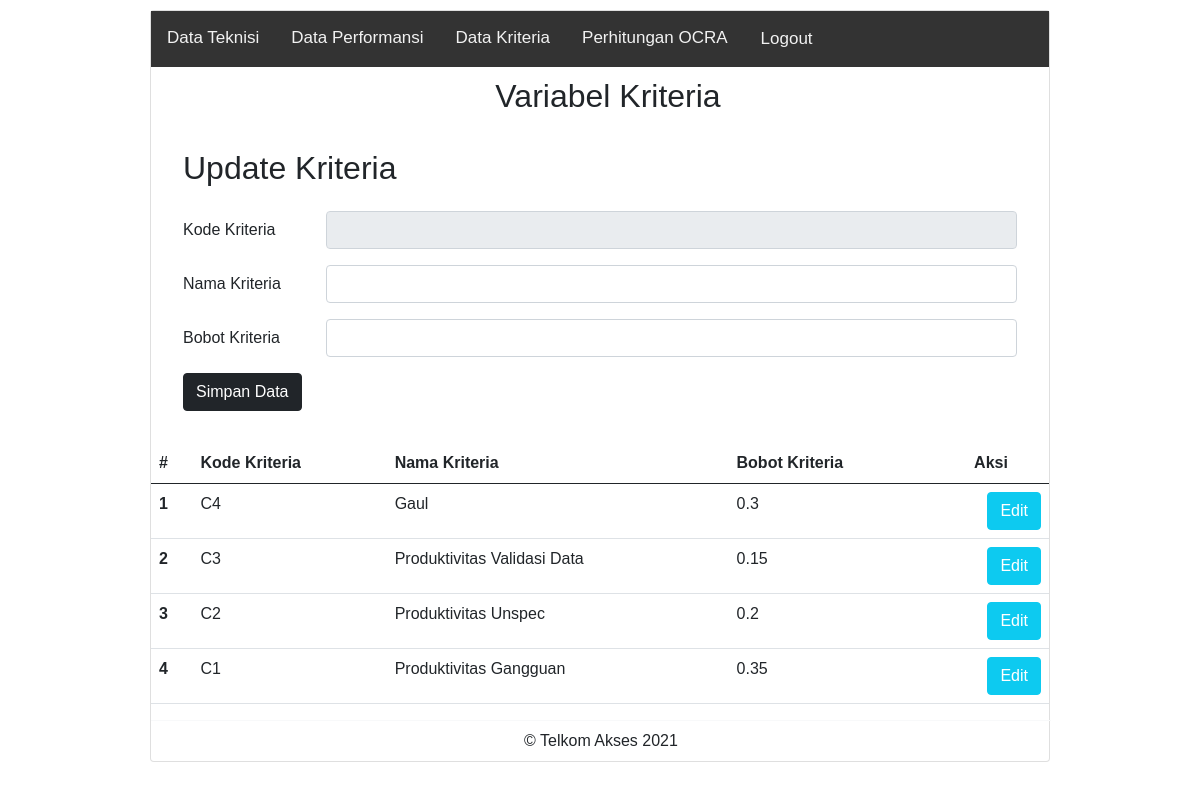
Page /kriteria.php on the committed database.
### tables this page shows
CREATE TABLE `tb_kriteria` (
  `id_kriteria` int(11) NOT NULL,
  `kode_kriteria` varchar(11) NOT NULL,
  `nama_kriteria` varchar(50) NOT NULL,
  `bobot_kriteria` float NOT NULL
);

### kriteria.php (the view, shortened to what this page needs)
<?php
$host       = "localhost";
$user       = "root";
$pass       = "";
$db         = "ocra";
$koneksi    = mysqli_connect($host, $user, $pass, $db);
$kode_kriteria    = "";
$nama_kriteria    = "";
$bobot_kriteria   = "";
?>
<!DOCTYPE html>
<html lang="en">
<head>
    <link href="https://cdn.jsdelivr.net/npm/bootstrap@5.0.0-beta2/dist/css/bootstrap.min.css" rel="stylesheet">
</head>
<body>
<div class="card mx-auto">
            <div class="topnav">
                <a href="index.php">Data Teknisi</a>
                <a href="performansi.php">Data Performansi</a>
                <a href="kriteria.php">Data Kriteria</a>
                <a href="">Perhitungan OCRA</a>
                <a href="" class="btn button_right">Logout</a>
            </div>
            <div style="padding-left:16px; margin-top:10px">
                <center><h2>Variabel Kriteria</h2></center>
            </div>
            <div class="card-body">
            <div style="padding-left:16px; margin-top:10px">
                <h2>Update Kriteria</h2>
            </div>
            <div class="card-body">
                <form action="kriteria.php<?php if(isset($_GET['op'])){echo "?op=".$_GET['op']."&id=".$_GET['id'];}?>" method="POST" enctype="multipart/form-data">
                    <div class="mb-3 row">
                        <label for="kode_kriteria" class="col-sm-2 col-form-label">Kode Kriteria</label>
                        <div class="col-sm-10">
                            <input type="text" disabled class="form-control" id="kode_kriteria" name="kode_kriteria" value="<?php echo $kode_kriteria ?>">
                        </div>
                    </div>
                    <div class="mb-3 row">
                        <label for="nama_kriteria" class="col-sm-2 col-form-label">Nama Kriteria</label>
                        <div class="col-sm-10">
                            <input type="text" class="form-control" id="nama_kriteria" name="nama_kriteria" value="<?php echo $nama_kriteria ?>">
                        </div>
                    </div>
                    <div class="mb-3 row">
                        <label for="bobot_kriteria" class="col-sm-2 col-form-label">Bobot Kriteria</label>
                        <div class="col-sm-10">
                            <input type="text" class="form-control" id="bobot_kriteria" name="bobot_kriteria" value="<?php echo $bobot_kriteria ?>">
                        </div>
                    </div>
                    <div class="col-12">
                        <input type="submit" name="edit" value="<?php if(isset($_GET['op'])){echo "Ubah Data";}else{echo "Simpan Data";}?>" class="btn btn-dark" />
                    </div>
                    </form>
                </div>
            </div>
            <table class="table">
                    <thead>
                        <tr>
                            <th scope="col">#</th>
                            <th scope="col">Kode Kriteria</th>
                            <th scope="col">Nama Kriteria</th>
                            <th scope="col">Bobot Kriteria</th>
                            <th scope="col"><center>Aksi</center></th>
                        </tr>
                    </thead>
                    <tbody id="myTable">
                    <?php
                        $sql2   = "select * from tb_kriteria order by id_kriteria desc";
                        $q2     = mysqli_query($koneksi, $sql2);
                        $urut   = 1;
                        while ($r2 = mysqli_fetch_array($q2)) {
                            $id                 = $r2['id_kriteria'];
                            $kode_kriteria      = $r2['kode_kriteria'];
                            $nama_kriteria      = $r2['nama_kriteria'];
                            $bobot_kriteria     = $r2['bobot_kriteria'];
                    ?>
                            <tr>
                                <th scope="row"><?php echo $urut++ ?></th>
                                <td scope="row"><?php echo $kode_kriteria ?></td>
                                <td scope="row"><?php echo $nama_kriteria ?></td>
                                <td scope="row"><?php echo $bobot_kriteria ?></td>
                                <td scope="row">
                                <div class="d-grid gap-2 d-md-flex justify-content-md-end">
                                    <a href="kriteria.php?op=edit&id=<?php echo $id ?>"><button type="button" class="btn btn-info text-white">Edit</button></a>
                                </div>
                                </td>
                            </tr>
                            <?php
                                }
                            ?>
                    </tbody>
                </table>
                <div class="mx-auto card-footer bg-transparent border-light"><center>&copy; Telkom Akses 2021</center></div>
            </div>
</body>
</html>

### kriteria.php (style rules this page uses)
.mx-auto { width: 900px }
.button_right { float: right; margin-right: 15px; }
.card { margin-top: 10px; }
body { margin: 0; font-family: Arial, Helvetica, sans-serif; }
.topnav { overflow: hidden; background-color: #333; }
.topnav a { float: left; color: #f2f2f2; text-align: center; padding: 14px 16px; text-decoration: none; font-size: 17px; }

### rows in the picture
tb_kriteria: kode_kriteria "C4", nama_kriteria "Gaul", bobot_kriteria "0.3"
tb_kriteria: kode_kriteria "C3", nama_kriteria "Produktivitas Validasi Data", bobot_kriteria "0.15"
tb_kriteria: kode_kriteria "C2", nama_kriteria "Produktivitas Unspec", bobot_kriteria "0.2"
tb_kriteria: kode_kriteria "C1", nama_kriteria "Produktivitas Gangguan", bobot_kriteria "0.35"
